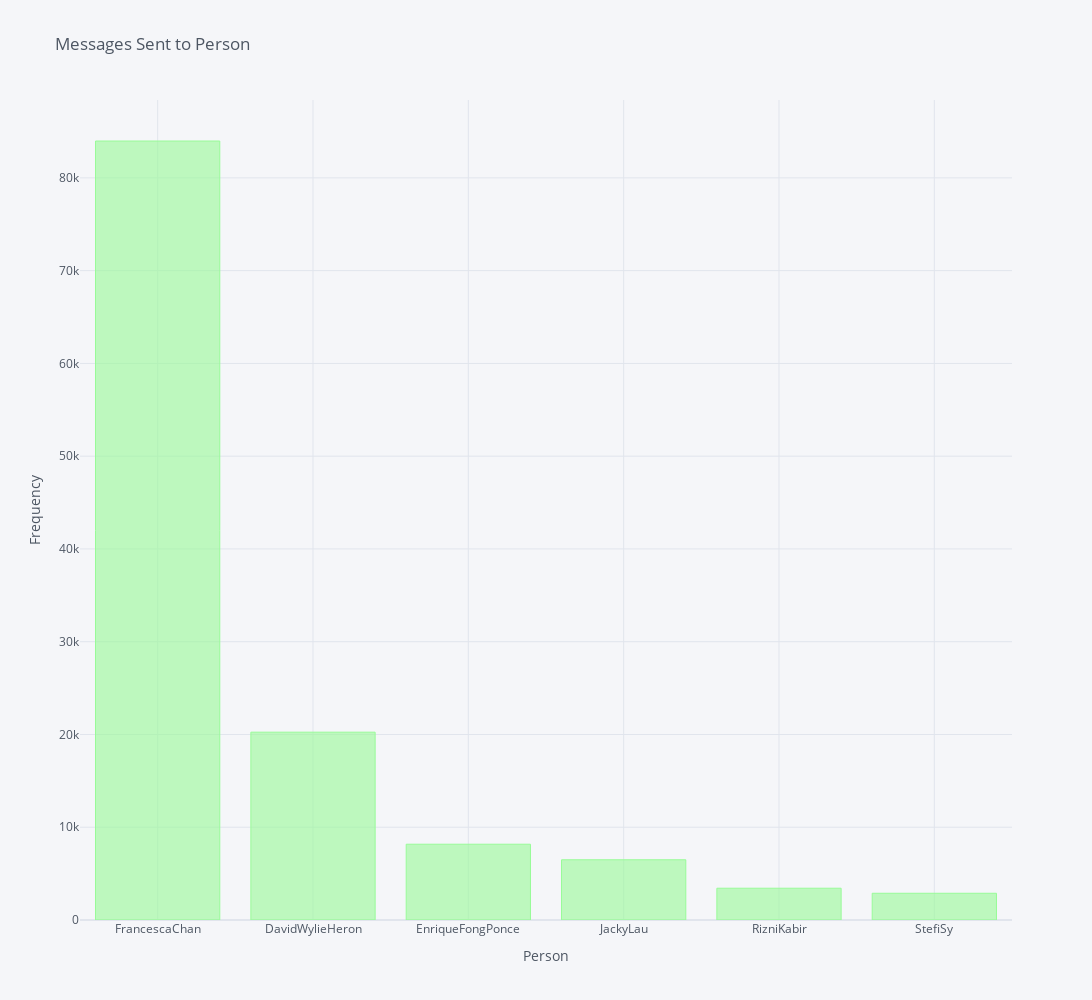

Notebook code for this chart:
### Code cell
# df_combined.groupby(['sender'])['content'].count().reset_index(name='count') \
#                              .sort_values(['count'], ascending=False) \
#                              .head(5).iplot(colors=["LightSeaGreen",],kind='bar',title="Texts on Hour",yTitle="Frequency",xTitle="Hour")

df_combined.groupby(['sender'])['content'].count().reset_index(name='count').sort_values(['count'], ascending=False).set_index('sender').head(6).iplot(dimensions=(1500,1000),colors=["PaleGreen",],kind='bar',title="Messages Sent to Person",yTitle="Frequency",xTitle="Person")

### Figure 1 — Plotly figure (JSON) as saved in the notebook; plotly's stock layout.template omitted (floating-point values rounded to 4 significant figures)
{"data": [{"marker": {"color": "rgba(152, 251, 152, 0.6)", "line": {"color": "rgba(152, 251, 152, 1.0)", "width": 1}}, "name": "count", "orientation": "v", "text": "", "type": "bar", "x": ["FrancescaChan", "DavidWylieHeron", "EnriqueFongPonce", "JackyLau", "RizniKabir", "StefiSy"], "y": [83977, 20248, 8170, 6493, 3427, 2884]}], "layout": {"height": 1000, "legend": {"bgcolor": "#F5F6F9", "font": {"color": "#4D5663"}}, "paper_bgcolor": "#F5F6F9", "plot_bgcolor": "#F5F6F9", "title": {"font": {"color": "#4D5663"}, "text": "Messages Sent to Person"}, "width": 1500, "xaxis": {"gridcolor": "#E1E5ED", "showgrid": true, "tickfont": {"color": "#4D5663"}, "title": {"font": {"color": "#4D5663"}, "text": "Person"}, "zerolinecolor": "#E1E5ED"}, "yaxis": {"gridcolor": "#E1E5ED", "showgrid": true, "tickfont": {"color": "#4D5663"}, "title": {"font": {"color": "#4D5663"}, "text": "Frequency"}, "zerolinecolor": "#E1E5ED"}}}
